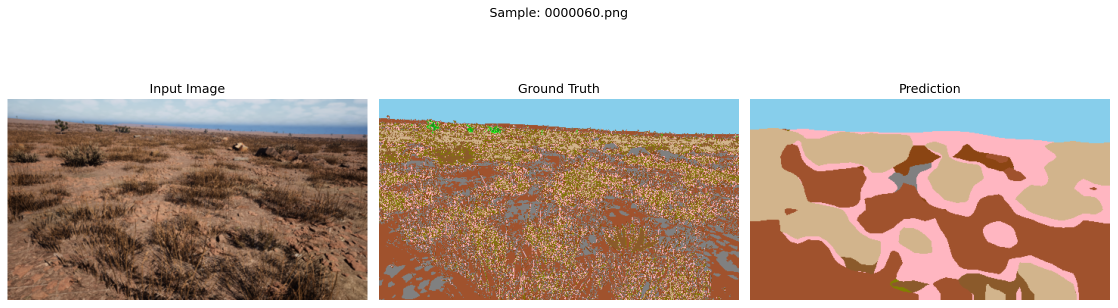
#> input picture predictions/comparisons/sample_0_comparison.png, 2235 x 615 px (shown at 1/2 size)
$ python visualize.py --rgb_dir predictions/comparisons --pred_dir predictions/comparisons
#> lines starting #> are read from the running program, lines starting #| are printed output that depends on the picture
"""
Duality AI Offroad Segmentation - Visualization Script
Produces high-contrast colored overlays for any RGB + predicted mask pair.

Usage:
    python visualize.py --rgb_dir Offroad_Segmentation_testImages --pred_dir runs/test_out/predictions --out_dir runs/test_out/viz_hc
"""

import argparse
import numpy as np
from pathlib import Path
from PIL import Image
import matplotlib.pyplot as plt
import matplotlib.patches as mpatches

CLASS_NAMES = [
    "Trees", "Lush Bushes", "Dry Grass", "Dry Bushes",
    "Ground Clutter", "Flowers", "Logs", "Rocks", "Landscape", "Sky"
]

# High-contrast distinct colors
HC_COLORS = np.array([
    [0,   255,   0],   # Trees        - lime
    [0,   128,   0],   # Lush Bushes  - dark green
    [255, 255,   0],   # Dry Grass    - yellow
    [139,  69,  19],   # Dry Bushes   - saddle brown
    [255, 140,   0],   # Ground Clutter - dark orange
    [255,   0, 255],   # Flowers      - magenta
    [101,  67,  33],   # Logs         - brown
    [128, 128, 128],   # Rocks        - gray
    [255, 228, 181],   # Landscape    - moccasin
    [0,   191, 255],   # Sky          - deep sky blue
], dtype=np.uint8)


def find_images_in_dir(path: Path):
    return sorted(list(path.glob("*.png")) + list(path.glob("*.jpg")) + list(path.glob("*.jpeg")))


def resolve_rgb_dir(rgb_dir):
    root = Path(rgb_dir)
    if len(find_images_in_dir(root)) > 0:
        return root
    if (root / "Color_Images").exists():
        return root / "Color_Images"
    return root


def colorize(pred_arr):
    h, w = pred_arr.shape
    color = np.zeros((h, w, 3), dtype=np.uint8)
    for i, c in enumerate(HC_COLORS):
        color[pred_arr == i] = c
    return color


def main(args):
    rgb_dir  = resolve_rgb_dir(args.rgb_dir)
    pred_dir = Path(args.pred_dir)
    out_dir  = Path(args.out_dir)
    out_dir.mkdir(parents=True, exist_ok=True)

    images = find_images_in_dir(rgb_dir)
    if len(images) == 0:
        raise FileNotFoundError(f"No RGB images found in {rgb_dir}")
    patches = [mpatches.Patch(color=c/255, label=n)
               for c, n in zip(HC_COLORS, CLASS_NAMES)]

    for img_path in images:
        pred_path = pred_dir / img_path.name
        if not pred_path.exists():
            pred_path = pred_dir / (img_path.stem + ".png")
        if not pred_path.exists():
            print(f"  Skip: no prediction for {img_path.name}")
            continue

        rgb  = np.array(Image.open(img_path).convert("RGB"))
        pred = np.array(Image.open(pred_path))
#> pred is the input picture: shape (615, 2235, 4); mean R, G, B, A 191, 172.2, 160.1, 255
        if pred.ndim == 3:
            pred = pred[:, :, 0]
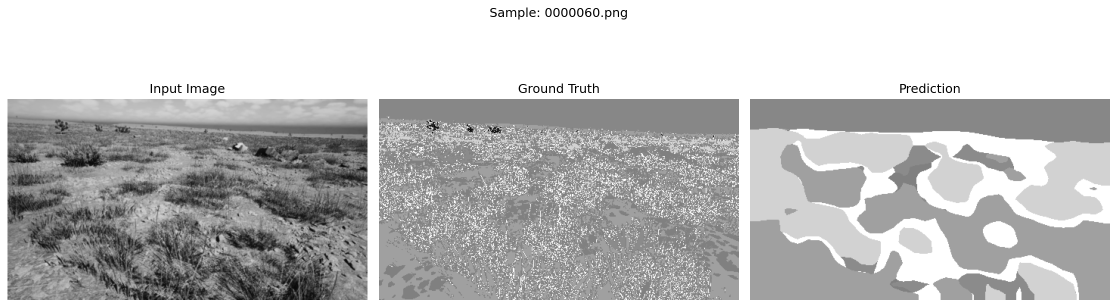
#> pred: shape (615, 2235) (shown at 1/2 size); min 0, max 255, mean 191

        color = colorize(pred)
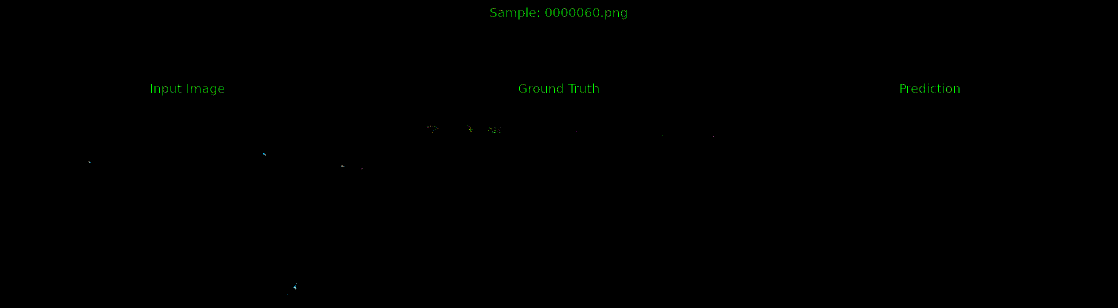
#> color: shape (615, 2235, 3) (shown at 1/2 size); mean of channels 0, 1, 2 0, 0.4, 0; drawn as R, G, B
        # Resize color to match rgb if needed
        if color.shape[:2] != rgb.shape[:2]:
            color = np.array(Image.fromarray(color).resize((rgb.shape[1], rgb.shape[0]), Image.NEAREST))

        overlay = (rgb * 0.45 + color * 0.55).astype(np.uint8)
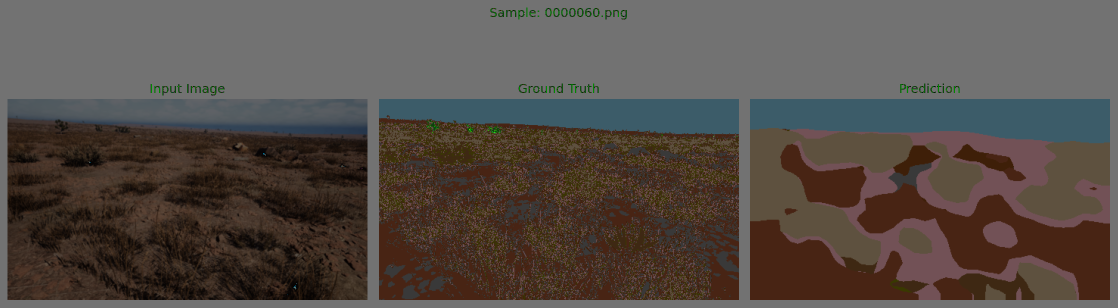
#> overlay: shape (615, 2235, 3) (shown at 1/2 size); mean R, G, B 85.4, 77.1, 71.5

        fig, axes = plt.subplots(1, 3, figsize=(18, 5))
        axes[0].imshow(rgb);     axes[0].set_title("RGB");             axes[0].axis("off")
        axes[1].imshow(color);   axes[1].set_title("HC Segmentation"); axes[1].axis("off")
        axes[2].imshow(overlay); axes[2].set_title("Overlay");         axes[2].axis("off")
        fig.legend(handles=patches, loc="lower center", ncol=5, fontsize=8)
        plt.suptitle(img_path.name, fontsize=11)
        plt.tight_layout(rect=[0, 0.08, 1, 1])
        plt.savefig(out_dir / (img_path.stem + "_hc.png"), dpi=150, bbox_inches="tight")
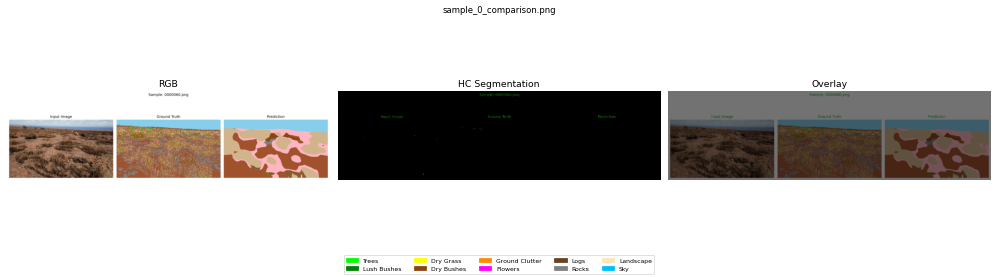
#> figure drawn by matplotlib, 3 panels
        plt.close()
        print(f"  Saved: {img_path.stem}_hc.png")
#> pass 2 of the loop in main, `for img_path in images:`:
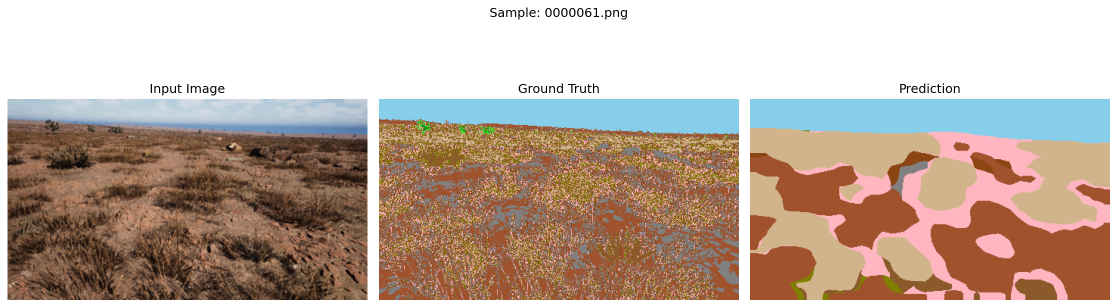
#> input picture predictions/comparisons/sample_1_comparison.png, 2235 x 615 px (shown at 1/2 size)
#> in main, pred is the input picture: shape (615, 2235, 4); mean R, G, B, A 190.6, 172.3, 159.9, 255
#> pred: shape (615, 2235)
#> in main, `overlay = (rgb * 0.45 + color * 0.55).astype(np.uint8)`:
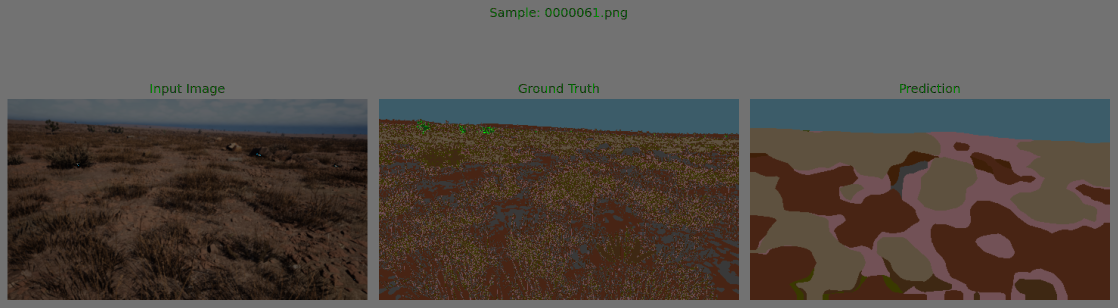
#> overlay: shape (615, 2235, 3) (shown at 1/2 size); mean R, G, B 85.2, 77.1, 71.4
#> in main, `plt.savefig(out_dir / (img_path.stem + "_hc.png"), dpi=150, bbox_inche..`:
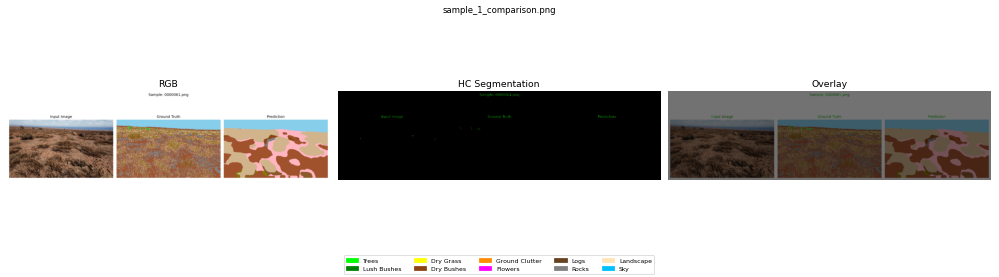
#> figure drawn by matplotlib, 3 panels

    print(f"\nDone! Saved to {out_dir}/")


if __name__ == "__main__":
    parser = argparse.ArgumentParser()
    parser.add_argument("--rgb_dir",  required=True, help="Folder of RGB images")
    parser.add_argument("--pred_dir", required=True, help="Folder of prediction masks")
    parser.add_argument("--out_dir",  default="runs/viz_hc", help="Output folder")
    args = parser.parse_args()
    main(args)
